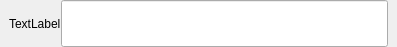
<?xml version="1.0" encoding="UTF-8"?>
<ui version="4.0">
 <class>SuffixLineEdit</class>
 <widget class="QWidget" name="SuffixLineEdit">
  <property name="geometry">
   <rect>
    <x>0</x>
    <y>0</y>
    <width>397</width>
    <height>47</height>
   </rect>
  </property>
  <property name="windowTitle">
   <string>Form</string>
  </property>
  <layout class="QHBoxLayout" name="horizontalLayout">
   <property name="spacing">
    <number>0</number>
   </property>
   <property name="leftMargin">
    <number>9</number>
   </property>
   <property name="topMargin">
    <number>0</number>
   </property>
   <property name="rightMargin">
    <number>9</number>
   </property>
   <property name="bottomMargin">
    <number>0</number>
   </property>
   <item>
    <widget class="QLabel" name="label_prefix">
     <property name="text">
      <string>TextLabel</string>
     </property>
    </widget>
   </item>
   <item>
    <widget class="QLineEdit" name="lineEdit_content">
     <property name="sizePolicy">
      <sizepolicy hsizetype="Expanding" vsizetype="Expanding">
       <horstretch>0</horstretch>
       <verstretch>0</verstretch>
      </sizepolicy>
     </property>
    </widget>
   </item>
  </layout>
 </widget>
 <resources/>
 <connections/>
</ui>
